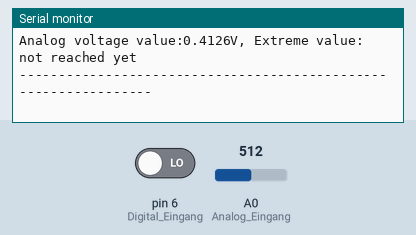
A sketch run on a simulated Arduino Uno, built with avr-gcc and run on an emulated ATmega328P. Shown: the last lines printed to the serial monitor. Inputs (shaded band) come from the test bench; at power-on: pin 6 (Digital_Eingang) LOW, A0 (Analog_Eingang) = 512.

Above: at 1.8 s.
1.9 s: pin 6 (Digital_Eingang) driven HIGH
4.6 s: A0 (Analog_Eingang) set to 716
At 5.9 s:
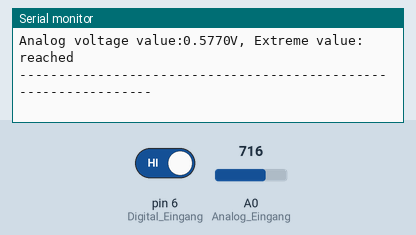
6.1 s: A0 (Analog_Eingang) set to 900
At 7.2 s:
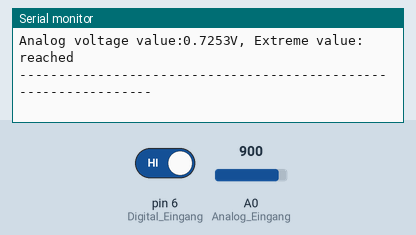
7.6 s: pin 6 (Digital_Eingang) driven LOW
Timing chart, 0 to 10.1 s (numbered marks = the images above; inputs shaded):
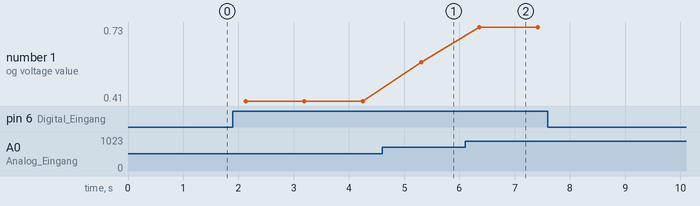

The sketch:

Hall_switch_Sensor.ino
```cpp
// Declaration and initialization of the input pin
int Analog_Eingang = A0; // X-axis-signal
int Digital_Eingang = 6; // Button
void setup ()
{
 pinMode (Analog_Eingang, INPUT);
 pinMode (Digital_Eingang, INPUT);

 Serial.begin (9600); // Serielle output with 9600 bps
}
// The program reads the current value of the input pins
// and output it via serial out
void loop ()
{
 float Analog;
 int Digital;

 // Current value will be read and converted to the voltage
 Analog = analogRead (Analog_Eingang) * (3.3 /4095.0);
 Digital = digitalRead (Digital_Eingang);

 // and outputted here
 Serial.print ("Analog voltage value:"); Serial.print (Analog, 4); Serial.print ("V, ");
 Serial.print ("Extreme value:");
 if(Digital==1)
 {
 Serial.println (" reached");
 }
 else
 {
 Serial.println (" not reached yet");
 }
 Serial.println ("----------------------------------------------------------------");
 delay (1000);
}
```

Measured:
- after the input at 4.6 s, the serial monitor: prints a new line after 0.70 s (image 1)
- after the input at 6.1 s, the serial monitor: prints a new line after 0.26 s (image 2)
- plotted number 1: 0.41 → 0.58 after the input at 4.6 s, 0.58 → 0.73 after the input at 6.1 s
